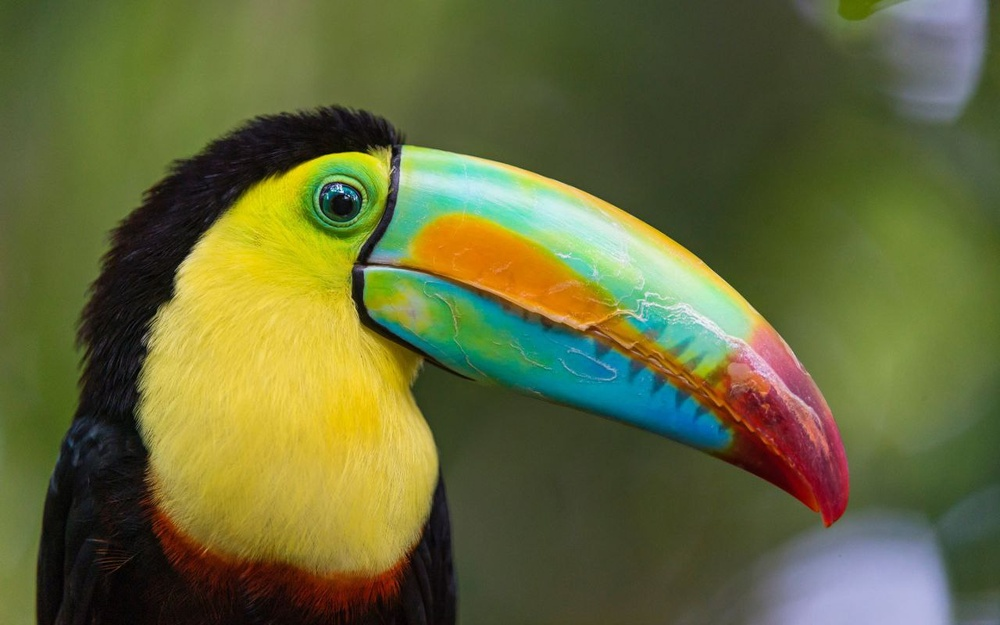
#> input picture pic.jpg, 1000 x 625 px, shrunk from 1280 x 800 before the run
$ jupyter execute --allow-errors CHW3.ipynb   (shell and % lines are left out)
#> lines starting #> are read from the running program, lines starting #| are printed output that depends on the picture
<h1 align="center">Mathematical Methods In Engineering - 25872</h1>
<h4 align="center">Dr. Amiri</h4>
<h4 align="center">Sharif University of Technology, Fall 2023</h4>
<h4 align="center">Python Assignment 3</h4>
<h5 align="center"><font color="cyan"> Feel free to contact TA team for any possible questions about the assignment </font>
 </h5>
<h5 align="center"> <font color="cyan"> Questions 1,2: @mh_momeni  -  Question 2,3: @Mahdi_h721 </font> </h5>

You should write your code in the <font color='green'>Code Cell</font> and then run the <font color='green'>Evaluation Cell</font> to check the correctness of your code.<br>
<font color='red'>**Please do not edit the codes in the Evaluation Cells.**</font>

[cell 1]
import cv2
import numpy as np
import matplotlib.pyplot as plt

##  Q1. Implementing QR Factorization <sub><sup>``(40 pt.)``</sup></sub>

>In this question, we are going to use QR factorization in computing eigenvalues. It is an important building block in numerical linear algebra. Recall that for any matrix $A$
, $A=QR$
 where $Q$
 is orthogonal and $R$
 is upper-triangular.

 **Reminder**: The QR algorithm, uses the QR decomposition, but don't confuse the two.

[cell 2]
np.set_printoptions(suppress=True, precision=4)

[cell 3]
n = 5
A = np.random.rand(n,n)
npQ, npR = np.linalg.qr(A)

Check that Q is orthogonal:

[cell 4]
np.allclose(np.eye(n), npQ @ npQ.T), np.allclose(np.eye(n), npQ.T @ npQ)

Check that R is triangular

[cell 5]
npR

### Gram-Schmidt

#### Classical Gram-Schmidt (unstable)

For each $j$
, calculate a single projection

$$v_j=P_ja_j$$

where $P_j$
 projects onto the space orthogonal to the span of $q_1,…,q_{j−1}$
.

[cell 6]
# [15 lines left out: function cgs, not called in this run]

[cell 7]
def cgs(A):
    m, n = A.shape
    Q = np.zeros([m, n], dtype=np.float64)
    R = np.zeros([n, n], dtype=np.float64)

    for j in range(n):
        v = A[:, j].copy()
        for i in range(j):
            R[i, j] = np.dot(Q[:, i], v)
            v -= R[i, j] * Q[:, i]

        R[j, j] = np.linalg.norm(v)

        if R[j, j] != 0:
            Q[:, j] = v / R[j, j]

    return Q, R

[cell 8]
Q, R = cgs(A)
np.allclose(A, Q @ R)

Check if Q is unitary:

[cell 9]
np.allclose(np.eye(len(Q)), Q.dot(Q.T))

### Modified Gram-Schmidt (optional)

Classical (unstable) Gram-Schmidt: for each $j$
, calculate a single projection
$$v_j=P_ja_j$$
where $P_j$
 projects onto the space orthogonal to the span of $q_1,…,q_{j−1}$
.

Modified Gram-Schmidt: for each $j$
, calculate $j−1$
 projections
$$P_j=P_{⊥q_{j−1}⋯⊥q_2⊥q_1}$$

[cell 10]
n = 3
A = np.random.rand(n,n).astype(np.float64)

[cell 11]
def mgs(A):
    V = A.copy() #I DONT NEED TO USE THIS ONE
    m, n = A.shape
    Q = np.zeros([m,n], dtype=np.float64)
    R = np.zeros([n,n], dtype=np.float64)

    for j in range(n):
        v = A[:, j].copy()
        for i in range(j):
            R[i, j] = np.dot(Q[:, i], v)
            v -= R[i, j] * Q[:, i]

        R[j, j] = np.linalg.norm(v)

        if R[j, j] != 0:
            Q[:, j] = v / R[j, j]
    return Q, R

[cell 12]
Q, R = mgs(A)
np.allclose(np.eye(len(Q)), Q.dot(Q.T.conj()))

[cell 13]
np.allclose(A, np.matmul(Q,R))

### Classical vs Modified Gram-Schmidt

In this part, we want to construct a square matrix $A$ with random singular vectors and widely varying singular values spaced by factors of 2 between $2^{−1}$
 and $2^{−(n+1)}$

[cell 14]
import matplotlib.pyplot as plt
from matplotlib import rcParams

[cell 15]
n = 100
U, X = np.linalg.qr(np.random.randn(n,n))   # set U to a random orthogonal matrix
V, X = np.linalg.qr(np.random.randn(n,n))   # set V to a random orthogonal matrix
S = np.diag(np.power(2,np.arange(-1,-(n+1),-1), dtype=float))  # Set S to a diagonal matrix w/ exp
                                                              # values between 2^-1 and 2^-(n+1)

[cell 16]
A = np.matmul(U,np.matmul(S,V))
QC, RC = cgs(A)
QM, RM = mgs(A) # if you don't complete the mgs function, comment this line

[cell 17]
plt.figure(figsize=(10,10))
plt.semilogy(np.diag(S), 'r.', label="True Singular Values")
plt.semilogy(np.diag(RM), 'go', label="Modified Gram-Shmidt")
plt.semilogy(np.diag(RC), 'bx', label="Classic Gram-Shmidt")
plt.legend()
rcParams.update({'font.size': 18})

### Eigenvalue Decomposition using QR Factorization

Use the QR algorithm (or QR method) to get the eigenvalues of matrix $A$. Do 100 iterations, and print out the 1st, 5th, 10th, 20th and 100th iteration.

 **Reminder**: The QR algorithm (or QR method), uses the QR factorization, but don't confuse the two.

[cell 18]
def qr_algorithm(A, num_iterations=100):
#> called with A = array of shape (4, 4), num_iterations = 100
    for i in range(num_iterations):
        Q, R = np.linalg.qr(A)
        #we can use our  def cgs(A): function
        A = R @ Q

        # Print eigenvalues for specific iterations
        if i + 1 in [1, 5, 10, 20, 100]:
            eigenvalues = np.diag(A)
            print(f"Iteration {i + 1} - Eigenvalues: {eigenvalues}")

    return np.diag(A)

[cell 19]
A = np.array([1.0, -1.0, 0.0, 0.0, -1.0, 1.0, -1.0, 0.0, 0.0, -1.0, 2.0, 0.0, 0.0, 0.0, 0.0, 3.0]).reshape((4, 4))
print("The matrix: \n", A)

print("\n --- Built-in ---")
print(np.linalg.eig(A)[0],'\n')

eigenvalues = qr_algorithm(A, num_iterations=100)
print("\n --- QR Algorithm ---")
print(eigenvalues)

##  Q2. SVD & Image processing <sub><sup>``(30 pt.)``</sup></sub>

> In this question, we are going to investigate the use of SVD as a tool to obtain the basis of the matrix in digital image processing.
The first issue we will examine is image compression. For this purpose, in general, we can consider the information inside the image as a data matrix, then find a suitable basis for this information matrix and by depicting the primary matrix on the more important basis vectors and keeping the necessary information to show the initial image with less information.
This process results in image compression. It should be noted that for simplicity, the images we are examining in this exercise are in black and white.
>With the help of SVD, we can find a basis for the column space of the image matrix that we want, so that the columns of the image matrix have the highest correlation with the basis vectors.
>On the other hand, if these bases are considered in descending order of the size of the singular values, they will contain the most general information of the columns of the image, so by keeping only r initial columns of the found bases (U) along with the combined vectors (V) and the singular values (Σ) corresponding to them, we can retain the image's overall image with a good approximation.
>From an expert point of view, the reconstruction is actually a lower-order reconstruction of the primary matrix.
In this view, the value of r is the parameter to control the amount of compression we want.

###  part 1

In this part, the compression operation is performed on the input black and white image with the help of SVD analysis. One of the criteria for comparing the initial and final image is the PSNR criterion. Research about this criterion and draw the PSNR diagram in terms of different r. Then compare the results with the diagram by giving some test inputs and plotting the outputs.
One of the inputs you give to the function should be the image pic.jpg.

[cell 20]
def compress_image(image_path, r_values):
    # Load the image as a grayscale image
#> called with image_path = 'pic.jpg'
    original_image = cv2.imread(image_path, cv2.IMREAD_GRAYSCALE)
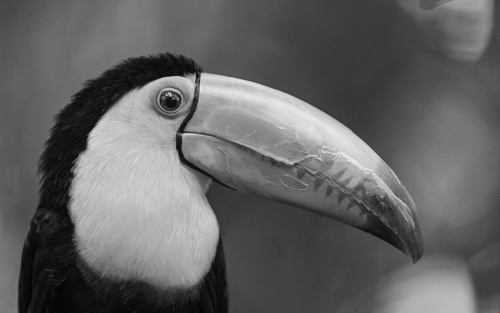
#> original_image: shape (625, 1000) (shown at 1/2 size); min 0, max 247, mean 99.1

    # Ensure that the image has at least two dimensions
    if len(original_image.shape) == 2:
        # Perform SVD
        U, S, Vt = np.linalg.svd(original_image, full_matrices=False)
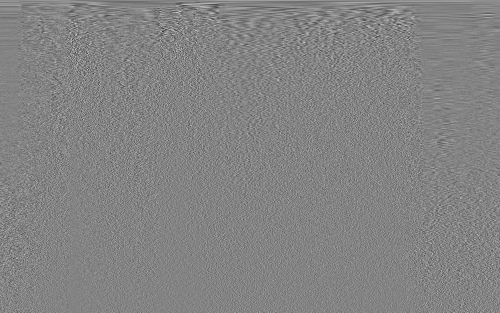
#> Vt: shape (625, 1000) float64 (shown at 1/2 size); min -0.194, max 0.182, mean 7.8e-05; drawn with min black and max white
#> S = 625 values, max 81902.3 at index 0, min 3.85 at index 624, mean 444.1

        # Initialize an array to store PSNR values
        psnr_values = []

        # Reconstruct the image for different values of r
        for r in r_values:
            # Truncate U, S, and Vt to keep only r components
            Ur = U[:, :r]
            Sr = np.diag(S[:r])
            Vtr = Vt[:r, :]

            # Reconstruct the compressed image
            compressed_image = np.dot(Ur, np.dot(Sr, Vtr))

            # Calculate PSNR
            mse = np.mean((original_image - compressed_image) ** 2)
            psnr = 20 * np.log10(255 / np.sqrt(mse))
            psnr_values.append(psnr)

            # Display the reconstructed image for the  r=5 value
            if r == r_values[0]:
                plt.subplot(1, 2, 1)
                plt.imshow(original_image, cmap='gray')
                plt.title('Original Image', fontsize=12)

                plt.subplot(1, 2, 2)
                plt.imshow(compressed_image, cmap='gray')
                plt.title(f'Reconstructed Image (r={r})', fontsize=12)
                plt.show()
            # Display the reconstructed image for the  r=10 value
            if r == r_values[1]:
                plt.subplot(1, 2, 1)
                plt.imshow(original_image, cmap='gray')
                plt.title('Original Image', fontsize=12)

                plt.subplot(1, 2, 2)
                plt.imshow(compressed_image, cmap='gray')
                plt.title(f'Reconstructed Image (r={r})', fontsize=12)
                plt.show()
            # Display the reconstructed image for the  r=20 value
            if r == r_values[2]:
                plt.subplot(1, 2, 1)
                plt.imshow(original_image, cmap='gray')
                plt.title('Original Image', fontsize=12)

                plt.subplot(1, 2, 2)
                plt.imshow(compressed_image, cmap='gray')
                plt.title(f'Reconstructed Image (r={r})', fontsize=12)
                plt.show()
            # Display the reconstructed image for the  r=50 value
            if r == r_values[3]:
                plt.subplot(1, 2, 1)
                plt.imshow(original_image, cmap='gray')
                plt.title('Original Image', fontsize=12)

                plt.subplot(1, 2, 2)
                plt.imshow(compressed_image, cmap='gray')
                plt.title(f'Reconstructed Image (r={r})', fontsize=12)
                plt.show()
            # Display the reconstructed image for the  r=100 value
            if r == r_values[4]:
                plt.subplot(1, 2, 1)
                plt.imshow(original_image, cmap='gray')
                plt.title('Original Image', fontsize=12)

                plt.subplot(1, 2, 2)
                plt.imshow(compressed_image, cmap='gray')
                plt.title(f'Reconstructed Image (r={r})', fontsize=12)
                plt.show()
#> this loop made 5 passes
#> (mse, psnr) on passes 1 to 5: (408.5, 22.02), (155, 26.23), (70.01, 29.68), (24.62, 34.22), (10, 38.13)
#> pass 1, in compress_image, `compressed_image = np.dot(Ur, np.dot(Sr, Vtr))`:
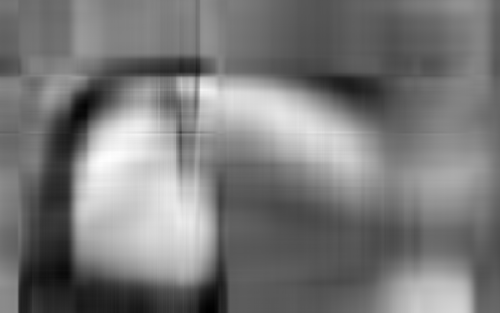
#> compressed_image: shape (625, 1000) float64 (shown at 1/2 size); min -19.48, max 229.7, mean 99.1; drawn with min black and max white
#> after the loop:
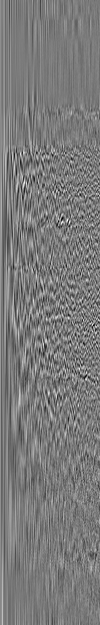
#> Ur: shape (625, 100) float64; min -0.215, max 0.232, mean 0.000572; drawn with min black and max white
#> after the loop, psnr_values = [22.02, 26.23, 29.68, 34.22, 38.13]

        # Plot the PSNR diagram
        plt.plot(r_values, psnr_values, marker='o')
        plt.title('PSNR vs. r')
        plt.xlabel('r (Number of Singular Values)')
        plt.ylabel('PSNR (dB)')
        plt.grid(True)
        plt.show()
    else:
        print("The input image does not have at least two dimensions.")

# Test the function with the provided image 'pic.jpg' and different values of r
image_path = 'pic.jpg'
r_values = [5, 10, 20, 50, 100]
compress_image(image_path, r_values)

###  part 2

Another issue that we can explore with a similar idea of applying base transform is removing noise from images. In the condition that the noise in the image is uniform and in such a way that it does not distort the general information in the image. from the point of view of SVD, according to the examination of the general information, the direction of the image vector on bases with larger singular values has not changed much, and removing the information related to Examining general information to vectors with less importance can remove noise and keep the main information of the image.
In this part, add two different noises salt and pepper and Gaussian noise with a desired and appropriate range to the image pic.jpg so that the PSNR of both images is in the same range, then perform the noise reduction process with the help of SVD analysis.
For both noises, draw the PSNR diagram in terms of different r.
  Then compare the results with the graph by plotting a number of outputs.
  Which of the noises is more effective in this method?

[cell 21]
# Load the original image
original_image = cv2.imread('pic.jpg', cv2.IMREAD_GRAYSCALE)

# Function to add salt and pepper noise to an image
def add_salt_and_pepper_noise(image, salt_prob, pepper_prob):
#> called with salt_prob = 0.02, pepper_prob = 0.02
    noisy_image = np.copy(image)
    total_pixels = image.size

    # Add salt noise
    salt_pixels = int(total_pixels * salt_prob)
    salt_coords = [np.random.randint(0, high=i, size=salt_pixels) for i in image.shape]
    salt_coords = tuple(np.clip(coord, 0, image.shape[dim] - 1) for dim, coord in enumerate(salt_coords))
    noisy_image[salt_coords] = 255

    # Add pepper noise
    pepper_pixels = int(total_pixels * pepper_prob)
    pepper_coords = [np.random.randint(0, high=i, size=pepper_pixels) for i in image.shape]
    pepper_coords = tuple(np.clip(coord, 0, image.shape[dim] - 1) for dim, coord in enumerate(pepper_coords))
    noisy_image[pepper_coords] = 0

    return noisy_image


# Function to add Gaussian noise to an image
def add_gaussian_noise(image, mean, std_dev):
#> called with mean = 0, std_dev = 20
    noise = np.random.normal(mean, std_dev, image.shape)
    noisy_image = image + noise
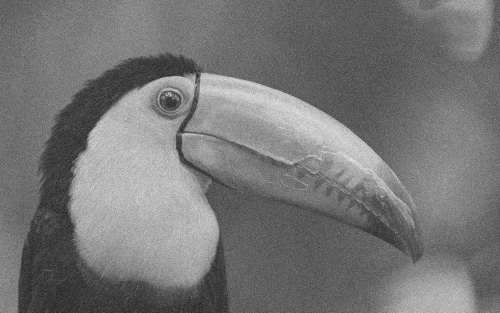
#> noisy_image: shape (625, 1000) float64 (shown at 1/2 size); min -69.94, max 294.5, mean 99.1; drawn with min black and max white
    noisy_image = np.clip(noisy_image, 0, 255)  # Ensure pixel values are in the valid range
    noisy_image = noisy_image.astype(np.uint8)
    return noisy_image

# Add salt and pepper noise to the original image
salt_pepper_noisy_image = add_salt_and_pepper_noise(original_image, salt_prob=0.02, pepper_prob=0.02)

# Add Gaussian noise to the original image
gaussian_noisy_image = add_gaussian_noise(original_image, mean=0, std_dev=20)

# Perform SVD-based noise reduction
def svd_noise_reduction(image, r):
    U, S, Vt = np.linalg.svd(image, full_matrices=False)
    S[r:] = 0
    reduced_image = np.dot(U, np.dot(np.diag(S), Vt))
    return reduced_image

# Evaluate different ranks (r) for SVD and calculate PSNR for salt and pepper noise
r_values = range(1, 101)  # Adjust the range as needed
psnr_salt_pepper = []

#> (the rest of this cell did not finish here and is left out)

[cell 22]
average_psnr_salt_pepper = np.mean(psnr_salt_pepper)
#> (the rest of this cell did not finish here and is left out)

###  result

The PSNR values indicate the quality of the reconstructed images after applying SVD-based noise reduction for different ranks (r).
Typically, a higher PSNR value corresponds to better image quality, as it implies less distortion or noise in the reconstructed image. Therefore,after running the code and plotting the PSNR diagrams,  as you see for  Gaussian nise results in higher PSNR values across various ranks. it suggests that the Gaussian nise is more effectively reduced by the SVD-based method.

##  Q3. PCA and Clustering <sub><sup>``(40 pt.)``</sup></sub>
In this problem we want to cluster some data points.
But first, you should reduce the number of features by the PCA algorithm then use kmeans clustering algorithm

[cell 23]
import pandas as pd
import numpy as np
import seaborn as sns
from tqdm import tqdm
import matplotlib.pyplot as plt
import matplotlib.cm as cm
from sklearn.cluster import KMeans, AgglomerativeClustering, DBSCAN
from yellowbrick.cluster import KElbowVisualizer
from sklearn.metrics import silhouette_score as sil, calinski_harabasz_score as chs, silhouette_samples

### Import Dataset

#> (a cell that did not finish here is left out)

### Correlation Heatmap

In this part plot the correlation Heatmap of features.
what is your suggestion about the number of principal components that they have high variance? Explain why.

#> (a cell that did not finish here is left out)

### result
To determine the optimal number of principal components that capture high variance, we typically examine the cumulative explained variance plot generated by PCA. In this plot, the x-axis represents the number of principal components, and the y-axis represents the cumulative explained variance.

Base on Cumulative Explained Variance Plot:

 You can observe that the first 10 principal components capture more than 95% of the variance.So we might consider using the first 10 principal components for further analysis, as they provide a concise representation of the dataset while retaining a high percentage of the original variance.

###  Data Preprocessing

#> (a cell that did not finish here is left out)

### PCA (Principal Component Analysis)
> As you know for applying PCA we should scale our data points.Here we use MinMax and Standard Scaler.
(First, use Standard Scaler)

Calculate principal components and plot Explained variance by each component.

[cell 27]
import numpy as np
import matplotlib.pyplot as plt
from sklearn.preprocessing import StandardScaler


# [25 lines left out: function custom_pca_with_standard_scaler, not called in this run]


# Call the custom function
#> (the rest of this cell did not finish here and is left out)

in order to check the out put:

#> (a cell that did not finish here is left out)

Apply PCA Algorithm from scratch and reduce the number of features to the number you have guessed in previous parts.

#> (a cell that did not finish here is left out)

### PCA plot in 2D
Plot data points using their two first features.What do you think about the number of clusters?

#> (a cell that did not finish here is left out)

### Do all previous steps for MinMax Scaling
Tell your opinion about diffrences.

[cell 31]
from sklearn.preprocessing import MinMaxScaler
import numpy as np

def custom_pca_with_minmax_scaler(data,n_components):
    # Step 1: Scale the data using MinMaxScaler
    scaler = MinMaxScaler()
    data_minmax_scaled = scaler.fit_transform(data)

    # Step 2: Compute the covariance matrix
    covariance_matrix = np.cov(data_minmax_scaled, rowvar=False)

    # Step 3: Compute the eigenvalues and eigenvectors
    eigenvalues, eigenvectors = np.linalg.eig(covariance_matrix)

    # Step 4: Sort eigenvalues in descending order
    idx = eigenvalues.argsort()[::-1]
    sorted_eigenvalues = eigenvalues[idx][:n_components]
    sorted_eigenvectors = eigenvectors[:, idx][:, :n_components]


    # Step 5: Choose the number of components based on the explained variance ratio
    total_variance = np.sum(sorted_eigenvalues)
    explained_variance_ratio = sorted_eigenvalues / total_variance
    cum_explained_variance_ratio = np.cumsum(explained_variance_ratio)
    n_components = np.argmax(cum_explained_variance_ratio >= 0.95) + 1

    # Step 6: Choose the top n_components eigenvectors
    top_eigenvectors = sorted_eigenvectors[:, :n_components]

    # Step 7: Project the data onto the new feature space
    projected_data = np.dot(data_minmax_scaled, top_eigenvectors)

    return projected_data, explained_variance_ratio[:n_components]

[cell 32]
import numpy as np
import matplotlib.pyplot as plt
from sklearn.preprocessing import MinMaxScaler

scaler = MinMaxScaler()
X_minmax_scaled = scaler.fit_transform(X)

# Call the custom function
projected_data, explained_variance_ratio = custom_pca_with_minmax_scaler(X_minmax_scaled,12)

# Generate random colors for the scatter plot
c = np.random.rand(len(X))

# Plot the data points in 2D using their first two principal components with MinMax Scaling
plt.figure(figsize=(10, 6))
plt.scatter(projected_data[:, 0], projected_data[:, 1], c=c, cmap='viridis', edgecolors='k', s=50)
plt.title('PCA Plot in 2D (MinMax Scaling)')
plt.xlabel('Principal Component 1')
plt.ylabel('Principal Component 2')
plt.show()
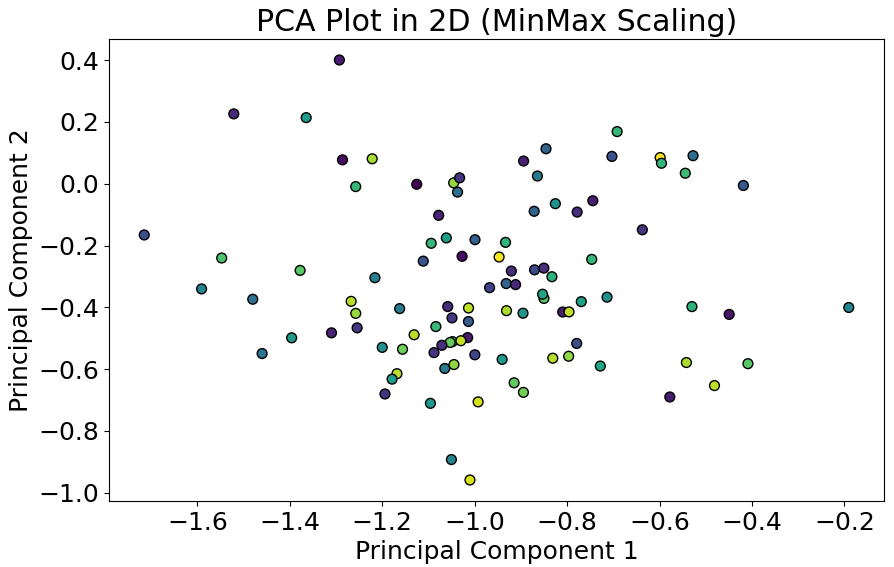
#> figure drawn by matplotlib, 1 panel

# Plot the explained variance by each component
plt.figure(figsize=(12, 8))
plt.plot(range(1, projected_data.shape[1] + 1), explained_variance_ratio, marker='o', linestyle='--')
plt.title('Explained Variance by Each Principal Component')
plt.xlabel('Principal Component')
plt.ylabel('Explained Variance Ratio')
plt.grid(True)
plt.show()
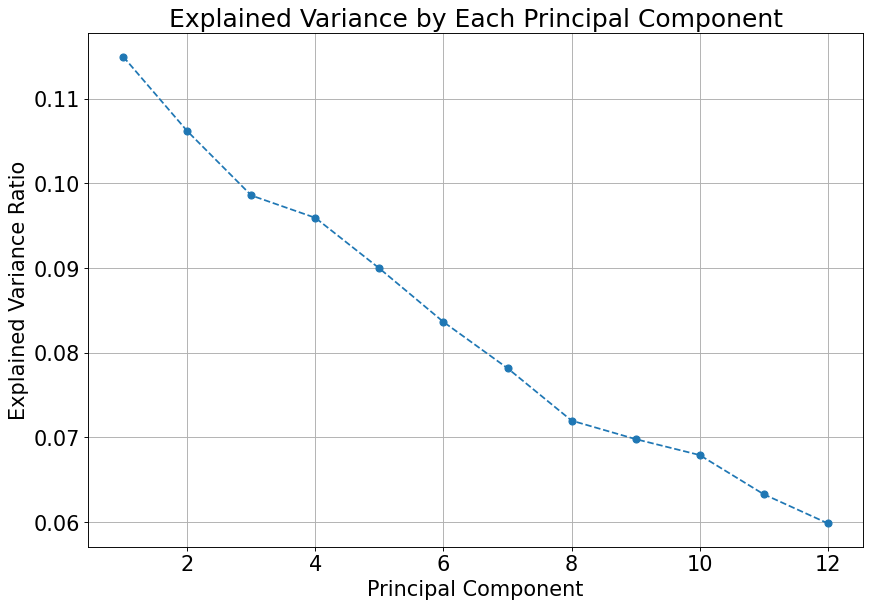
#> figure drawn by matplotlib, 1 panel; curve peaks at x = 1, y = 0.115
